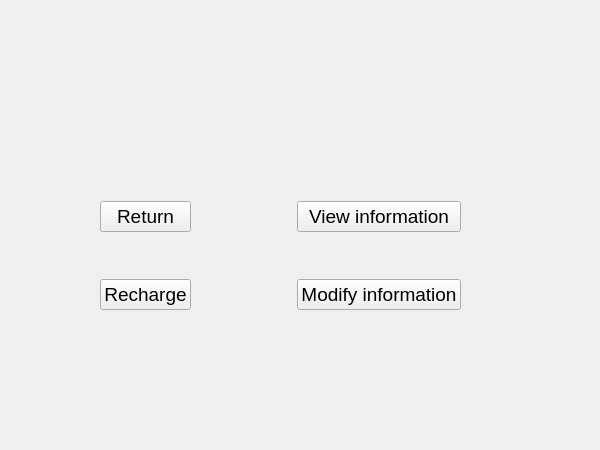
<?xml version="1.0" encoding="UTF-8"?>
<ui version="4.0">
 <class>userinfoWidget</class>
 <widget class="QWidget" name="userinfoWidget">
  <property name="geometry">
   <rect>
    <x>0</x>
    <y>0</y>
    <width>600</width>
    <height>450</height>
   </rect>
  </property>
  <property name="minimumSize">
   <size>
    <width>600</width>
    <height>450</height>
   </size>
  </property>
  <property name="maximumSize">
   <size>
    <width>600</width>
    <height>450</height>
   </size>
  </property>
  <property name="windowTitle">
   <string>User infomation</string>
  </property>
  <widget class="QLabel" name="label">
   <property name="geometry">
    <rect>
     <x>50</x>
     <y>80</y>
     <width>371</width>
     <height>21</height>
    </rect>
   </property>
   <property name="font">
    <font>
     <pointsize>14</pointsize>
    </font>
   </property>
   <property name="text">
    <string/>
   </property>
  </widget>
  <widget class="QWidget" name="layoutWidget">
   <property name="geometry">
    <rect>
     <x>100</x>
     <y>160</y>
     <width>361</width>
     <height>191</height>
    </rect>
   </property>
   <layout class="QGridLayout" name="gridLayout">
    <item row="1" column="1">
     <spacer name="horizontalSpacer_2">
      <property name="orientation">
       <enum>Qt::Horizontal</enum>
      </property>
      <property name="sizeHint" stdset="0">
       <size>
        <width>40</width>
        <height>20</height>
       </size>
      </property>
     </spacer>
    </item>
    <item row="1" column="0">
     <widget class="QPushButton" name="rechargeButton">
      <property name="font">
       <font>
        <pointsize>14</pointsize>
       </font>
      </property>
      <property name="text">
       <string>Recharge</string>
      </property>
     </widget>
    </item>
    <item row="0" column="2">
     <widget class="QPushButton" name="viewinfoButton">
      <property name="font">
       <font>
        <pointsize>14</pointsize>
       </font>
      </property>
      <property name="text">
       <string>View information</string>
      </property>
     </widget>
    </item>
    <item row="0" column="0">
     <widget class="QPushButton" name="returnButton">
      <property name="font">
       <font>
        <pointsize>14</pointsize>
       </font>
      </property>
      <property name="text">
       <string>Return</string>
      </property>
     </widget>
    </item>
    <item row="0" column="1">
     <spacer name="horizontalSpacer">
      <property name="orientation">
       <enum>Qt::Horizontal</enum>
      </property>
      <property name="sizeHint" stdset="0">
       <size>
        <width>40</width>
        <height>20</height>
       </size>
      </property>
     </spacer>
    </item>
    <item row="1" column="2">
     <widget class="QPushButton" name="mdfinfoButton">
      <property name="font">
       <font>
        <pointsize>14</pointsize>
       </font>
      </property>
      <property name="text">
       <string>Modify information</string>
      </property>
     </widget>
    </item>
   </layout>
  </widget>
 </widget>
 <resources/>
 <connections/>
</ui>
